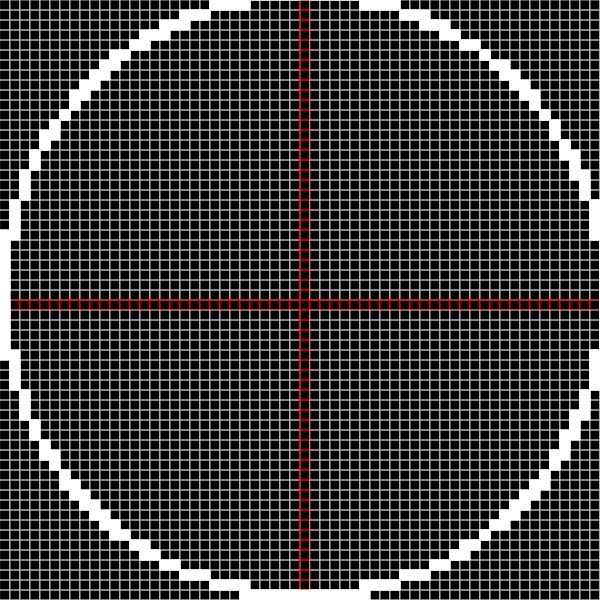
Frame 1 (no input)
Frame 60 (no input): identical to frame 1, image omitted
Frame 120 (the mouse pressed at the canvas centre since frame 60): identical to frame 1, image omitted

The p5.js sketch that drew this single still picture (run headless with seeded random() and noise() and a simulated clock; from frame 60 on, the mouse is pressed at the canvas centre):

// p5.js sketch
// ── sketch.js
let radiusSlider;
function setup(){
    createCanvas(600, 600);
    radiusSlider = createSlider(0,30);
}

let xcor, ycor;
let r = 20; 
function draw(){
    background(0);
    stroke(180);
    noFill();
    for(i = 0; i<=height; i+=10){
        for(j = 0; j<=width; j+=10){
            if(Math.abs(width/2-j) <1 || Math.abs(height/2-i)<1){
                stroke(255,0,0);
            }else{
                stroke(180);
            }
            rect(j,i,10);
        }
    }
    translate(width/2, height/2);
    scale(1,-1);

    

    r = radiusSlider.value()*10;   
    for(i = 0; i<=360; i+=1){
        xCor = Math.floor(r*cos(radians(i)));
        yCor = Math.floor(r*sin(radians(i)));
        // xCor = Math.floor(r*cos(i));
        // yCor = Math.floor(r*sin(i));
        deltaX = Math.abs(xCor%10);
        deltaY = Math.abs(yCor%10);
        if(xCor > 0){
            if(deltaX <5)   xCor = xCor-(deltaX);
            else            xCor = xCor + (10-deltaX); 
        }else{
            if(deltaX <5)   xCor = xCor+(deltaX);
            else            xCor = xCor -(10-deltaX); 
        }

        if(yCor>0){
            if(deltaY <5)   yCor = yCor-(deltaY);
            else            yCor = yCor + (10-deltaY);        
        }else{
            if(deltaY <5)   yCor = yCor+(deltaY);
            else            yCor = yCor - (10-deltaY);        
        }

        stroke(255);
        fill(255);
        // noFill();
        
        rect(xCor,yCor,10);
    }
}
